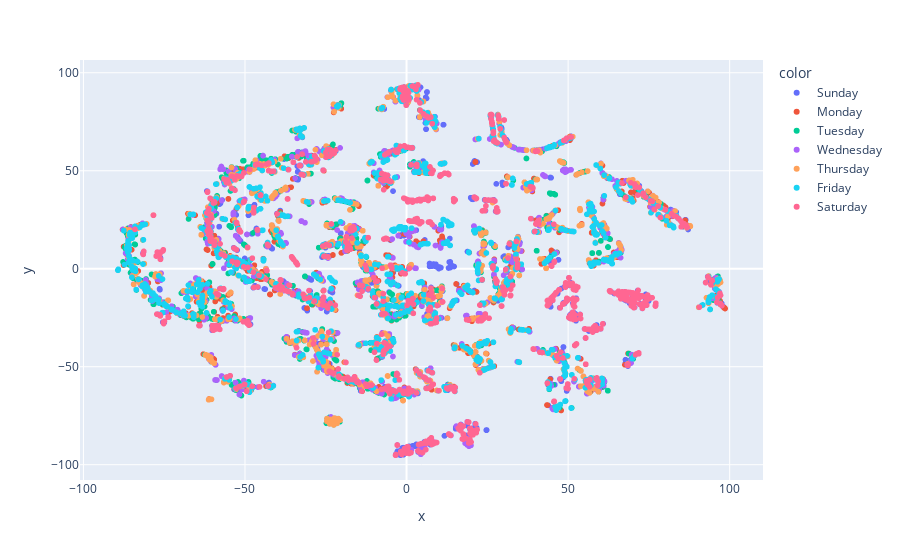
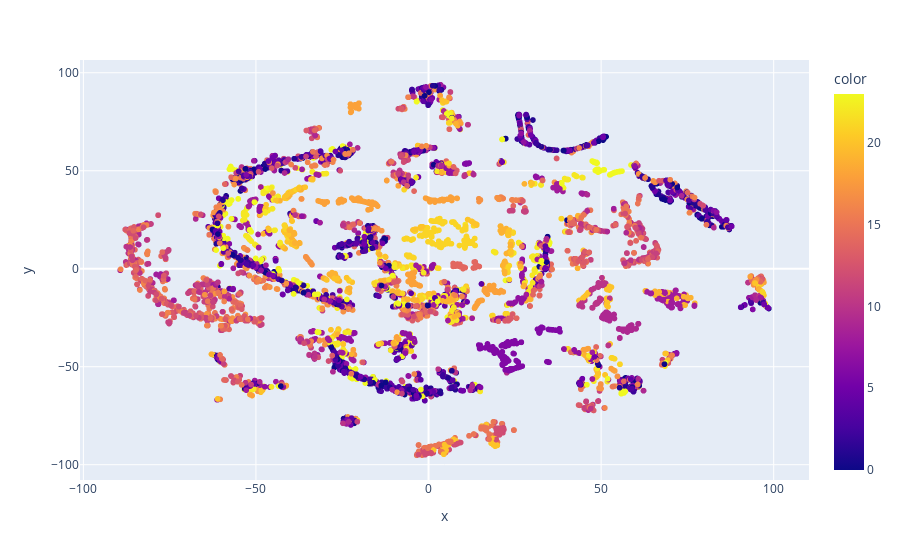
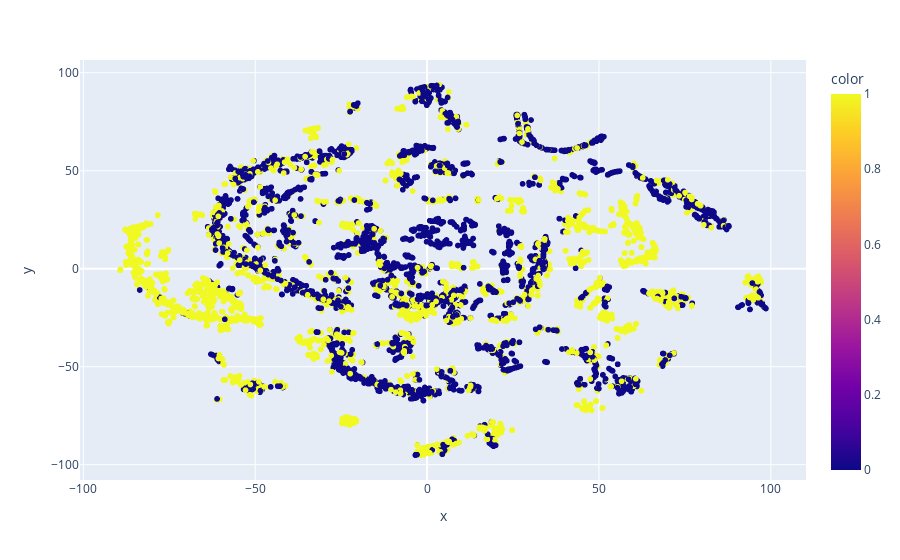

Write notebook code for charts like these, in order.
### Code cell
for col in ["DoW", "hour", "Generating"]:
    fig = px.scatter(x=tsne_result.iloc[:, 0], y=tsne_result.iloc[:, 1], color=tsne_result[col], opacity=1)
    fig.show()

### Figure 1 — Plotly figure (JSON) as saved in the notebook; plotly's stock layout.template omitted (floating-point values rounded to 4 significant figures; data arrays with more than 128 entries replaced by an {"elided": "..."} marker saying what was removed)
{"data": [{"hovertemplate": "color=Sunday<br>x=%{x}<br>y=%{y}<extra></extra>", "legendgroup": "Sunday", "marker": {"color": "#636efa", "opacity": 1, "symbol": "circle"}, "mode": "markers", "name": "Sunday", "showlegend": true, "x": {"elided": "1272 float values"}, "xaxis": "x", "y": {"elided": "1272 float values"}, "yaxis": "y", "type": "scattergl"}, {"hovertemplate": "color=Monday<br>x=%{x}<br>y=%{y}<extra></extra>", "legendgroup": "Monday", "marker": {"color": "#EF553B", "opacity": 1, "symbol": "circle"}, "mode": "markers", "name": "Monday", "showlegend": true, "x": {"elided": "1248 float values"}, "xaxis": "x", "y": {"elided": "1248 float values"}, "yaxis": "y", "type": "scattergl"}, {"hovertemplate": "color=Tuesday<br>x=%{x}<br>y=%{y}<extra></extra>", "legendgroup": "Tuesday", "marker": {"color": "#00cc96", "opacity": 1, "symbol": "circle"}, "mode": "markers", "name": "Tuesday", "showlegend": true, "x": {"elided": "1248 float values"}, "xaxis": "x", "y": {"elided": "1248 float values"}, "yaxis": "y", "type": "scattergl"}, {"hovertemplate": "color=Wednesday<br>x=%{x}<br>y=%{y}<extra></extra>", "legendgroup": "Wednesday", "marker": {"color": "#ab63fa", "opacity": 1, "symbol": "circle"}, "mode": "markers", "name": "Wednesday", "showlegend": true, "x": {"elided": "1248 float values"}, "xaxis": "x", "y": {"elided": "1248 float values"}, "yaxis": "y", "type": "scattergl"}, {"hovertemplate": "color=Thursday<br>x=%{x}<br>y=%{y}<extra></extra>", "legendgroup": "Thursday", "marker": {"color": "#FFA15A", "opacity": 1, "symbol": "circle"}, "mode": "markers", "name": "Thursday", "showlegend": true, "x": {"elided": "1248 float values"}, "xaxis": "x", "y": {"elided": "1248 float values"}, "yaxis": "y", "type": "scattergl"}, {"hovertemplate": "color=Friday<br>x=%{x}<br>y=%{y}<extra></extra>", "legendgroup": "Friday", "marker": {"color": "#19d3f3", "opacity": 1, "symbol": "circle"}, "mode": "markers", "name": "Friday", "showlegend": true, "x": {"elided": "1248 float values"}, "xaxis": "x", "y": {"elided": "1248 float values"}, "yaxis": "y", "type": "scattergl"}, {"hovertemplate": "color=Saturday<br>x=%{x}<br>y=%{y}<extra></extra>", "legendgroup": "Saturday", "marker": {"color": "#FF6692", "opacity": 1, "symbol": "circle"}, "mode": "markers", "name": "Saturday", "showlegend": true, "x": {"elided": "1248 float values"}, "xaxis": "x", "y": {"elided": "1248 float values"}, "yaxis": "y", "type": "scattergl"}], "layout": {"xaxis": {"anchor": "y", "domain": [0.0, 1.0], "title": {"text": "x"}}, "yaxis": {"anchor": "x", "domain": [0.0, 1.0], "title": {"text": "y"}}, "legend": {"title": {"text": "color"}, "tracegroupgap": 0}, "margin": {"t": 60}}}

### Figure 2 — Plotly figure (JSON) as saved in the notebook; plotly's stock layout.template omitted (floating-point values rounded to 4 significant figures; data arrays with more than 128 entries replaced by an {"elided": "..."} marker saying what was removed)
{"data": [{"hovertemplate": "x=%{x}<br>y=%{y}<br>color=%{marker.color}<extra></extra>", "legendgroup": "", "marker": {"color": {"elided": "8760 int values"}, "coloraxis": "coloraxis", "opacity": 1, "symbol": "circle"}, "mode": "markers", "name": "", "showlegend": false, "x": {"elided": "8760 float values"}, "xaxis": "x", "y": {"elided": "8760 float values"}, "yaxis": "y", "type": "scattergl"}], "layout": {"xaxis": {"anchor": "y", "domain": [0.0, 1.0], "title": {"text": "x"}}, "yaxis": {"anchor": "x", "domain": [0.0, 1.0], "title": {"text": "y"}}, "coloraxis": {"colorbar": {"title": {"text": "color"}}, "colorscale": [[0.0, "#0d0887"], [0.1111, "#46039f"], [0.2222, "#7201a8"], [0.3333, "#9c179e"], [0.4444, "#bd3786"], [0.5556, "#d8576b"], [0.6667, "#ed7953"], [0.7778, "#fb9f3a"], [0.8889, "#fdca26"], [1.0, "#f0f921"]]}, "legend": {"tracegroupgap": 0}, "margin": {"t": 60}}}

### Figure 3 — Plotly figure (JSON) as saved in the notebook; plotly's stock layout.template omitted (floating-point values rounded to 4 significant figures; data arrays with more than 128 entries replaced by an {"elided": "..."} marker saying what was removed)
{"data": [{"hovertemplate": "x=%{x}<br>y=%{y}<br>color=%{marker.color}<extra></extra>", "legendgroup": "", "marker": {"color": {"elided": "8760 int values"}, "coloraxis": "coloraxis", "opacity": 1, "symbol": "circle"}, "mode": "markers", "name": "", "showlegend": false, "x": {"elided": "8760 float values"}, "xaxis": "x", "y": {"elided": "8760 float values"}, "yaxis": "y", "type": "scattergl"}], "layout": {"xaxis": {"anchor": "y", "domain": [0.0, 1.0], "title": {"text": "x"}}, "yaxis": {"anchor": "x", "domain": [0.0, 1.0], "title": {"text": "y"}}, "coloraxis": {"colorbar": {"title": {"text": "color"}}, "colorscale": [[0.0, "#0d0887"], [0.1111, "#46039f"], [0.2222, "#7201a8"], [0.3333, "#9c179e"], [0.4444, "#bd3786"], [0.5556, "#d8576b"], [0.6667, "#ed7953"], [0.7778, "#fb9f3a"], [0.8889, "#fdca26"], [1.0, "#f0f921"]]}, "legend": {"tracegroupgap": 0}, "margin": {"t": 60}}}
